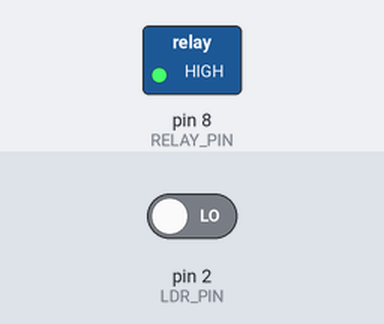
Recording of a sketch running on a simulated Arduino Uno, built with avr-gcc and run on an emulated ATmega328P. Shown: switched loads named in the sketch (green lamp = pin HIGH). Inputs (shaded band) come from the test bench; at power-on: pin 2 (LDR_PIN) LOW.

Above: at 1.2 s.
1.3 s: pin 2 (LDR_PIN) driven HIGH
At 2.3 s:
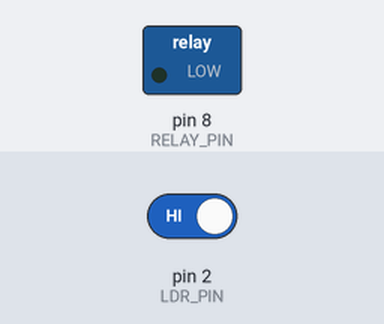
2.8 s: pin 2 (LDR_PIN) driven LOW
At 3.4 s:
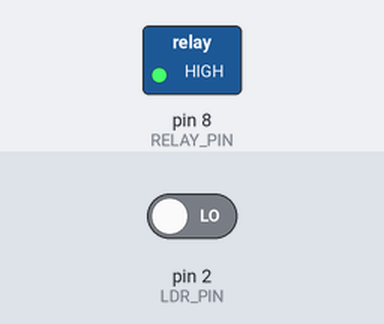
Timing chart, 0 to 5.8 s (numbered marks = the images above; inputs shaded):
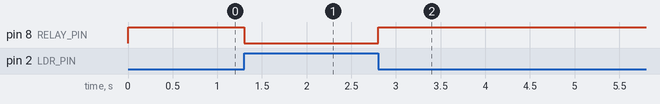

Measured:
- after the input at 1.3 s, pin 8 (RELAY_PIN): HIGH → LOW at once
- after the input at 2.8 s, pin 8 (RELAY_PIN): LOW → HIGH at once

The sketch:

Arduino_uno_auto_light_off_on_source_code.ino
```cpp
// Arduino Uno - LDR Sensor + Relay Control
// LDR HIGH  -> Relay LOW
// LDR LOW   -> Relay HIGH

#define LDR_PIN   2    // LDR digital output pin
#define RELAY_PIN 8    // Relay control pin

void setup() {
  pinMode(LDR_PIN, INPUT);
  pinMode(RELAY_PIN, OUTPUT);

  // Ensure relay is OFF at start
  digitalWrite(RELAY_PIN, LOW);
}

void loop() {
  int ldrState = digitalRead(LDR_PIN);

  if (ldrState == HIGH) {
    // Bright light detected
    digitalWrite(RELAY_PIN, LOW);   // Relay OFF
  } else {
    // Dark detected
    digitalWrite(RELAY_PIN, HIGH);  // Relay ON
  }

  delay(100); // small stability delay
}
```
